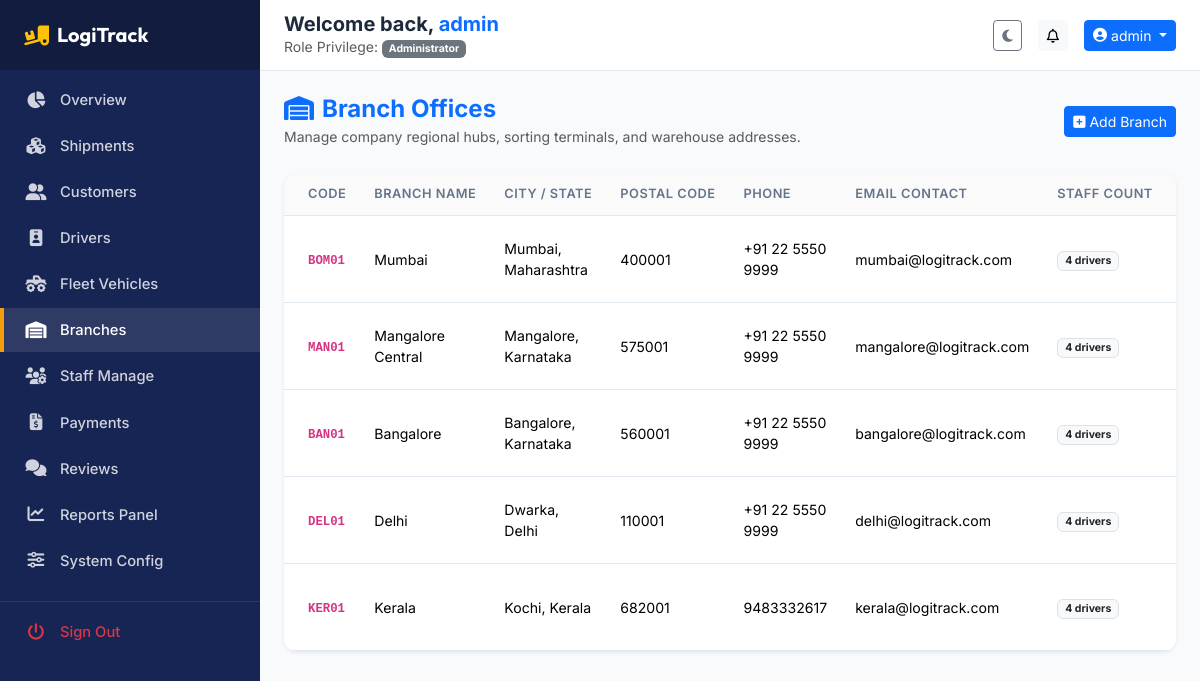
Screenshot of /admin/branches (signed in) with the database file from the repository.
### app/models.py (models this page shows, shortened)
class BaseModel(db.Model):
    __abstract__ = True

class User(BaseModel):
    __tablename__ = 'users'
    id = db.Column(db.Integer, primary_key=True)
    username = db.Column(db.String(80), unique=True, nullable=False)
    email = db.Column(db.String(120), unique=True, nullable=False)
    password_hash = db.Column(db.String(255), nullable=False)
    role_id = db.Column(db.Integer, db.ForeignKey('roles.id'), nullable=False)
    branch_id = db.Column(db.Integer, db.ForeignKey('branches.id', ondelete='SET NULL'), nullable=True)
    is_active = db.Column(db.Boolean, default=True)
    created_at = db.Column(db.DateTime, default=datetime.utcnow)
    updated_at = db.Column(db.DateTime, default=datetime.utcnow, onupdate=datetime.utcnow)
    customer_profile = db.relationship('Customer', backref='user', uselist=False, cascade="all, delete-orphan")
    driver_profile = db.relationship('Driver', backref='user', uselist=False, cascade="all, delete-orphan")
    addresses = db.relationship('Address', backref='user', lazy=True, cascade="all, delete-orphan")
    notifications = db.relationship('Notification', backref='user', lazy=True, cascade="all, delete-orphan")
    activity_logs = db.relationship('ActivityLog', backref='user', lazy=True)

class Role(BaseModel):
    __tablename__ = 'roles'
    id = db.Column(db.Integer, primary_key=True)
    name = db.Column(db.String(50), unique=True, nullable=False)
    description = db.Column(db.String(255))
    users = db.relationship('User', backref='role', lazy=True)

class Branch(BaseModel):
    __tablename__ = 'branches'
    id = db.Column(db.Integer, primary_key=True)
    name = db.Column(db.String(100), nullable=False)
    code = db.Column(db.String(20), unique=True, nullable=False)
    address = db.Column(db.String(255), nullable=False)
    city = db.Column(db.String(100), nullable=False)
    state = db.Column(db.String(100), nullable=False)
    zip_code = db.Column(db.String(20), nullable=False)
    phone = db.Column(db.String(20), nullable=False)
    email = db.Column(db.String(100), nullable=False)
    created_at = db.Column(db.DateTime, default=datetime.utcnow)
    vehicles = db.relationship('Vehicle', backref='branch', lazy=True)
    drivers = db.relationship('Driver', backref='branch', lazy=True)
    managers = db.relationship('User', backref='branch', lazy=True)

### app/blueprints/admin/routes.py (the view)
@admin_bp.route('/branches')
@login_required
@role_required('Administrator')
def list_branches():
    branches = Branch.query.all()
    return render_template('admin/branches.html', branches=branches)

### app/utils.py (called while the page is built)
def login_required(f):
    @wraps(f)
    def decorated_function(*args, **kwargs):
        if g.user is None:
            flash("Please log in to access this page.", "warning")
            return redirect(url_for('auth.login'))
        return f(*args, **kwargs)
    return decorated_function

def role_required(*roles):
    def decorator(f):
        @wraps(f)
        def decorated_function(*args, **kwargs):
            if g.user is None:
                flash("Please log in to access this page.", "warning")
                return redirect(url_for('auth.login'))
            if g.user.role.name not in roles:
                flash(f"Unauthorized. This area requires one of the following roles: {', '.join(roles)}", "danger")
                abort(403)
            return f(*args, **kwargs)
        return decorated_function
    return decorator

### app/templates/admin/branches.html (shortened to what this page needs)
{% extends "base.html" %}
{% block content %}
<div class="d-flex justify-content-between align-items-center mb-4">
    <div>
        <h4 class="fw-bold mb-0 text-primary"><i class="fa-solid fa-warehouse me-2"></i>Branch Offices</h4>
        <small class="text-muted">Manage company regional hubs, sorting terminals, and warehouse addresses.</small>
    </div>
    <a href="{{ url_for('admin.add_branch') }}" class="btn btn-primary btn-sm"><i class="fa-solid fa-square-plus me-1"></i>Add Branch</a>
</div>
<div class="card border-0 shadow-sm kpi-card">
    <div class="card-body p-0">
        <div class="table-responsive">
            <table class="table table-hover align-middle mb-0 custom-table">
                <thead>
                    <tr>
                        <th class="ps-4">Code</th>
                        <th>Branch Name</th>
                        <th>City / State</th>
                        <th>Postal Code</th>
                        <th>Phone</th>
                        <th>Email Contact</th>
                        <th>Staff Count</th>
                        <th class="pe-4 text-end">Actions</th>
                    </tr>
                </thead>
                <tbody>
                    {% if branches %}
                        {% for br in branches %}
                        <tr>
                            <td class="ps-4 fw-bold"><code>{{ br.code }}</code></td>
                            <td>{{ br.name }}</td>
                            <td>{{ br.city }}, {{ br.state }}</td>
                            <td>{{ br.zip_code }}</td>
                            <td>{{ br.phone }}</td>
                            <td>{{ br.email }}</td>
                            <td><span class="badge bg-light text-dark border">{{ br.drivers|length }} drivers</span></td>
                            <td class="pe-4 text-end">
                            </td>
                        </tr>
                        {% endfor %}
                    {% endif %}
                </tbody>
            </table>
        </div>
    </div>
</div>
{% endblock %}

### app/templates/base.html (shortened to what this page needs)
<!DOCTYPE html>
<html lang="en">
<head>
    <link href="https://cdn.jsdelivr.net/npm/bootstrap@5.3.2/dist/css/bootstrap.min.css" rel="stylesheet">
    <link rel="stylesheet" href="https://cdnjs.cloudflare.com/ajax/libs/font-awesome/6.4.2/css/all.min.css">
    <link rel="stylesheet" href="https://unpkg.com/leaflet@1.9.4/dist/leaflet.css"/>
    <link rel="stylesheet" href="{{ url_for('static', filename='css/style.css') }}">
</head>
<body data-theme="light">
    <div class="toast-container position-fixed top-0 end-0 p-3" style="z-index: 1100;">
    </div>
    {% if current_user %}
    <div class="dashboard-container">
        <aside class="sidebar" id="app-sidebar">
            <div class="sidebar-header">
                <a href="/" class="text-white text-decoration-none d-flex align-items-center">
                    <i class="fa-solid fa-truck-ramp-box fa-lg me-2 text-warning"></i>
                    <span class="fs-5 fw-bold font-brand">LogiTrack</span>
                </a>
            </div>
            <ul class="sidebar-menu mt-2">
                {% if current_user.role.name == 'Administrator' %}
                    <li class="sidebar-menu-item {% if request.endpoint == 'admin.dashboard' %}active{% endif %}">
                        <a href="{{ url_for('admin.dashboard') }}"><i class="fa-solid fa-chart-pie"></i><span>Overview</span></a>
                    </li>
                    <li class="sidebar-menu-item {% if 'shipments' in request.endpoint %}active{% endif %}">
                        <a href="{{ url_for('admin.list_shipments') }}"><i class="fa-solid fa-cubes"></i><span>Shipments</span></a>
                    </li>
                    <li class="sidebar-menu-item {% if 'customers' in request.endpoint %}active{% endif %}">
                        <a href="{{ url_for('admin.list_customers') }}"><i class="fa-solid fa-user-group"></i><span>Customers</span></a>
                    </li>
                    <li class="sidebar-menu-item {% if 'drivers' in request.endpoint %}active{% endif %}">
                        <a href="{{ url_for('admin.list_drivers') }}"><i class="fa-solid fa-id-badge"></i><span>Drivers</span></a>
                    </li>
                    <li class="sidebar-menu-item {% if 'vehicles' in request.endpoint %}active{% endif %}">
                        <a href="{{ url_for('admin.list_vehicles') }}"><i class="fa-solid fa-truck-monster"></i><span>Fleet Vehicles</span></a>
                    </li>
                    <li class="sidebar-menu-item {% if 'branches' in request.endpoint %}active{% endif %}">
                        <a href="{{ url_for('admin.list_branches') }}"><i class="fa-solid fa-warehouse"></i><span>Branches</span></a>
                    </li>
                    <li class="sidebar-menu-item {% if 'employees' in request.endpoint %}active{% endif %}">
                        <a href="{{ url_for('admin.list_employees') }}"><i class="fa-solid fa-users-gear"></i><span>Staff Manage</span></a>
                    </li>
                    <li class="sidebar-menu-item {% if 'payments' in request.endpoint %}active{% endif %}">
                        <a href="{{ url_for('admin.list_payments') }}"><i class="fa-solid fa-file-invoice-dollar"></i><span>Payments</span></a>
                    </li>
                    <li class="sidebar-menu-item {% if 'feedback' in request.endpoint %}active{% endif %}">
                        <a href="{{ url_for('admin.list_feedback') }}"><i class="fa-solid fa-comments"></i><span>Reviews</span></a>
                    </li>
                    <li class="sidebar-menu-item {% if 'reports' in request.endpoint %}active{% endif %}">
                        <a href="{{ url_for('reports.index') }}"><i class="fa-solid fa-chart-line"></i><span>Reports Panel</span></a>
                    </li>
                    <li class="sidebar-menu-item {% if 'settings' in request.endpoint %}active{% endif %}">
                        <a href="{{ url_for('admin.system_settings') }}"><i class="fa-solid fa-sliders"></i><span>System Config</span></a>
                    </li>
                {% endif %}
                <li class="sidebar-menu-item mt-3 pt-2 border-top border-secondary border-opacity-25">
                    <a href="{{ url_for('auth.logout') }}" class="text-danger"><i class="fa-solid fa-power-off text-danger"></i><span>Sign Out</span></a>
                </li>
            </ul>
        </aside>
        <main class="main-content">
            <header class="top-navbar d-flex align-items-center justify-content-between">
                <div class="d-flex align-items-center gap-2">
                    <div>
                        <h5 class="mb-0 fw-bold d-none d-sm-block">Welcome back, <span class="text-primary">{{ current_user.username }}</span></h5>
                        <small class="text-muted d-none d-md-block">Role Privilege: <span class="badge bg-secondary">{{ current_user.role.name }}</span></small>
                    </div>
                </div>
                <div class="d-flex align-items-center gap-2 gap-sm-3">
                    <button class="btn btn-outline-secondary btn-sm" id="theme-toggle" title="Switch Theme" aria-label="Switch Theme">
                        <i class="fa-solid fa-moon" id="theme-icon"></i>
                    </button>
                    <div class="dropdown">
                        <button class="btn btn-light position-relative btn-sm" type="button" data-bs-toggle="dropdown" aria-expanded="false" aria-label="Notifications">
                            <i class="fa-regular fa-bell"></i>
                        </button>
                    </div>
                    <div class="dropdown">
                        <button class="btn btn-primary btn-sm dropdown-toggle d-flex align-items-center gap-1" type="button" data-bs-toggle="dropdown" aria-expanded="false">
                            <i class="fa-solid fa-circle-user"></i>
                            <span class="d-none d-sm-inline">{{ current_user.username }}</span>
                        </button>
                    </div>
                </div>
            </header>
            <div class="content-wrapper container-fluid p-2 p-sm-3 p-lg-4">
                {% block content %}{% endblock %}
            </div>
        </main>
    </div>
    {% endif %}
</body>
</html>

### app/static/css/style.css (style rules this page uses)
:root { --primary-color: #1e3a8a; --primary-light: #2563eb; --primary-dark: #172554; --secondary-color: #0f172a; --accent-color: #f59e0b; --accent-light: #fbbf24; --success-color: #10b981; --danger-color: #ef4444; --info-color: #06b6d4; --bg-light: #f8fafc; --card-bg-light: #ffffff; --text-color-light: #1e293b; --text-muted-light: #64748b; --border-color-light: #e2e8f0; --bg-dark: #0b1120; --card-bg-dark: #1e293b; --text-color-dark: #f8fafc; --text-muted-dark: #94a3b8; --border-color-dark: #334155; --sidebar-width: 260px; --top-navbar-height: 64px; --bottom-nav-height: 62px; --transition-speed: 0.28s; --transition-ease: cubic-bezier(0.16, 1, 0.3, 1); }
*, *::before, *::after { box-sizing: border-box; }
html { scroll-behavior: smooth; -webkit-text-size-adjust: 100%; }
body { font-family: 'Inter', system-ui, -apple-system, BlinkMacSystemFont, "Segoe UI", Roboto, sans-serif; background-color: var(--bg-light); color: var(--text-color-light); transition: background-color var(--transition-speed), color var(--transition-speed); min-height: 100vh; display: flex; flex-direction: column; margin: 0; overflow-x: hidden; }
.font-brand { font-family: 'Outfit', 'Inter', sans-serif !important; }
.dashboard-container { display: flex; min-height: 100vh; width: 100%; position: relative; }
.sidebar { width: var(--sidebar-width); background-color: var(--primary-dark); color: #ffffff; flex-shrink: 0; display: flex; flex-direction: column; height: 100vh; position: sticky; top: 0; left: 0; z-index: 1040; overflow-y: auto; transition: transform var(--transition-speed) var(--transition-ease), width var(--transition-speed); }
.sidebar-header { background-color: rgba(0, 0, 0, 0.25); padding: 1.25rem 1.5rem; display: flex; align-items: center; justify-content: space-between; min-height: var(--top-navbar-height); }
.sidebar-menu { list-style: none; padding: 0; margin: 0; display: flex; flex-direction: column; gap: 2px; }
.sidebar-menu-item a { display: flex; align-items: center; padding: 11px 20px; color: rgba(255, 255, 255, 0.8); text-decoration: none; font-size: 0.92rem; font-weight: 500; transition: all 0.2s ease; border-left: 4px solid transparent; }
.sidebar-menu-item a:hover, .sidebar-menu-item.active a { color: #ffffff; background-color: rgba(255, 255, 255, 0.1); border-left-color: var(--accent-color); }
.sidebar-menu-item a i { width: 24px; font-size: 1.05rem; margin-right: 12px; display: flex; justify-content: center; }
.main-content { flex-grow: 1; display: flex; flex-direction: column; min-width: 0; overflow-x: hidden; background-color: var(--bg-light); transition: background-color var(--transition-speed); }
.top-navbar { background-color: var(--card-bg-light); border-bottom: 1px solid var(--border-color-light); padding: 0.75rem 1.5rem; min-height: var(--top-navbar-height); position: sticky; top: 0; z-index: 1020; backdrop-filter: blur(8px); transition: background-color var(--transition-speed), border-color var(--transition-speed); }
.kpi-card { border: none; border-radius: 14px; box-shadow: 0 4px 12px -2px rgba(0, 0, 0, 0.05), 0 2px 4px -1px rgba(0, 0, 0, 0.03); background-color: var(--card-bg-light); transition: transform var(--transition-speed) var(--transition-ease), box-shadow var(--transition-speed) var(--transition-ease), background-color var(--transition-speed); }
.table-responsive { overflow-x: auto; -webkit-overflow-scrolling: touch; border-radius: 12px; }
.custom-table { color: inherit; margin-bottom: 0; width: 100%; }
.custom-table th { background-color: rgba(0, 0, 0, 0.02); color: var(--text-muted-light); font-weight: 600; font-size: 0.8rem; text-transform: uppercase; letter-spacing: 0.5px; padding: 12px 14px; white-space: nowrap; border-bottom: 1px solid var(--border-color-light); }
.custom-table td { padding: 12px 14px; vertical-align: middle; border-bottom: 1px solid var(--border-color-light); font-size: 0.88rem; }

### rows the page displays
User: username "admin"
Role: role.name "Administrator"
Branch: code "BOM01", name "Mumbai", city "Mumbai", state "Maharashtra", zip_code "400001", phone "+91 22 5550 9999", email "mumbai@logitrack.com", drivers|length "4"
Branch: code "MAN01", name "Mangalore Central", city "Mangalore", state "Karnataka", zip_code "575001", phone "+91 22 5550 9999", email "mangalore@logitrack.com", drivers|length "4"
Branch: code "BAN01", name "Bangalore", city "Bangalore", state "Karnataka", zip_code "560001", phone "+91 22 5550 9999", email "bangalore@logitrack.com", drivers|length "4"
Branch: code "DEL01", name "Delhi", city "Dwarka", state "Delhi", zip_code "110001", phone "+91 22 5550 9999", email "delhi@logitrack.com", drivers|length "4"
Branch: code "KER01", name "Kerala", city "Kochi", state "Kerala", zip_code "682001", phone "9483332617", email "kerala@logitrack.com", drivers|length "4"
